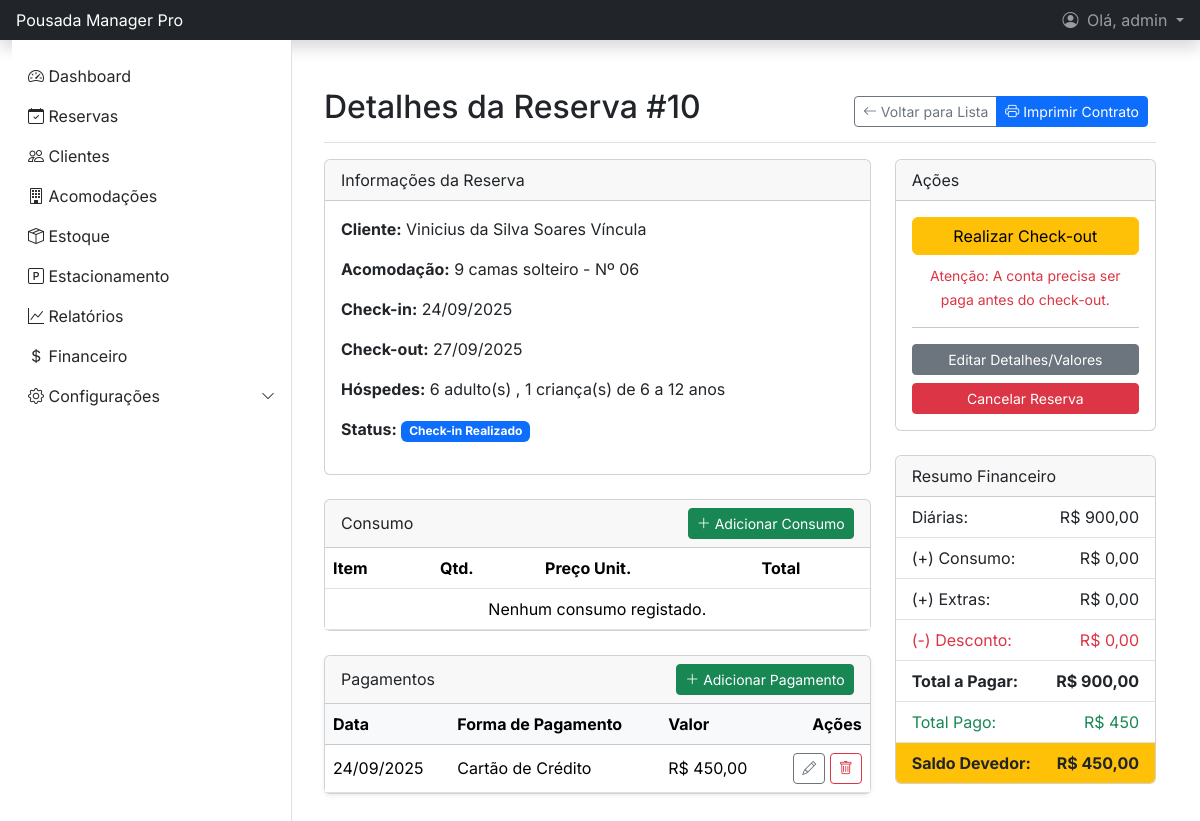
Page /reservas/10/ (signed in) on the committed database.
### gestao/models.py (models this page shows, shortened)
class Reserva(models.Model):
    STATUS_CHOICES = (
        ('pre_reserva', 'Pré-reserva'),
        ('confirmada', 'Confirmada'),
        ('checkin', 'Check-in Realizado'),
        ('checkout', 'Check-out Realizado'),
        ('cancelada', 'Cancelada'),
    )
    cliente = models.ForeignKey(Cliente, on_delete=models.CASCADE, related_name='reservas')
    acomodacao = models.ForeignKey(Acomodacao, on_delete=models.CASCADE, related_name='reservas')
    data_checkin = models.DateField()
    data_checkout = models.DateField()
    data_reserva = models.DateTimeField(auto_now_add=True)
    status = models.CharField(max_length=20, choices=STATUS_CHOICES, default='pre_reserva')
    num_adultos = models.PositiveIntegerField("N° Adultos", default=1, help_text="N° de adultos") # Atualizado 18.09.25
    num_criancas_5 = models.PositiveIntegerField("N° Crianças até 5 anos", default=0, help_text="Crianças até 5 anos") # Atualizado 18.09.25
    num_criancas_12 = models.PositiveIntegerField("N° Crianças de 6 a 12 anos", default=0, help_text="Crianças de 6 a 12 anos") # Atualizado 18.09.25
    valor_total_diarias = models.DecimalField(max_digits=10, decimal_places=2, default=0.0)
    valor_consumo = models.DecimalField(max_digits=10, decimal_places=2, default=0.0)
    desconto = models.DecimalField(max_digits=10, decimal_places=2, default=0.0)
    valor_extra = models.DecimalField(max_digits=10, decimal_places=2, default=0.0, help_text="Taxas ou valores adicionais.")
    valor_total_pago = models.DecimalField(max_digits=10, decimal_places=2, null=True, blank=True)
    def total_a_pagar(self):
        return self.valor_total_diarias + self.valor_consumo - self.desconto + self.valor_extra
    def total_pago(self):
        return self.pagamentos.aggregate(Sum('valor'))['valor__sum'] or 0
    def saldo_devedor(self):
        return self.total_a_pagar() - self.total_pago()

class Cliente(models.Model):
    nome_completo = models.CharField(max_length=150)
    cpf = models.CharField(max_length=14, unique=True, help_text="Formato: 000.000.000-00")
    email = models.EmailField(unique=True, null=True, blank=True)
    telefone = models.CharField(max_length=20)
    data_cadastro = models.DateTimeField(auto_now_add=True)
    data_nascimento = models.DateField(null=True, blank=True) # Atualizado 18.09.25
    cep = models.CharField(max_length=9, null=True, blank=True, help_text="Formato: 00000-000") # Atualizado 18.09.25
    logradouro = models.CharField(max_length=255, null=True, blank=True, verbose_name="Rua/Logradouro") # Atualizado 18.09.25
    numero = models.CharField(max_length=20, null=True, blank=True) # Atualizado 18.09.25
    complemento = models.CharField(max_length=100, null=True, blank=True) # Atualizado 18.09.25
    bairro = models.CharField(max_length=100, null=True, blank=True) # Atualizado 18.09.25
    cidade = models.CharField(max_length=100, null=True, blank=True) # Atualizado 18.09.25
    estado = models.CharField(max_length=2, null=True, blank=True, verbose_name="UF") # Atualizado 18.09.25
    foto = models.ImageField(upload_to='clientes_fotos/', null=True, blank=True, verbose_name="Foto do Cliente") # Atualizado 24.09.25

class Acomodacao(models.Model):
    STATUS_CHOICES = (
        ('disponivel', 'Disponível'),
        ('ocupado', 'Ocupado'),
        ('manutencao', 'Em Manutenção'),
        ('limpeza', 'Limpeza'),
    )
    numero = models.CharField(max_length=10, unique=True)
    tipo = models.ForeignKey(TipoAcomodacao, on_delete=models.PROTECT, related_name='acomodacoes')
    valor_diaria = models.DecimalField(max_digits=10, decimal_places=2)
    descricao = models.TextField(null=True, blank=True)
    capacidade = models.PositiveIntegerField(default=1, help_text="Número máximo de hóspedes.")
    qtd_camas = models.PositiveIntegerField(default=1, help_text="Quantidade de camas no quarto.")
    status = models.CharField(max_length=20, choices=STATUS_CHOICES, default='disponivel')
    def __str__(self):
        return f"{self.tipo.nome} - Nº {self.numero}"

class TipoAcomodacao(models.Model):
    nome = models.CharField(max_length=50, unique=True, help_text="Ex: Suíte Master, Quarto Simples")
    descricao = models.TextField(blank=True)

class Pagamento(models.Model):
    reserva = models.ForeignKey(Reserva, on_delete=models.CASCADE, related_name='pagamentos')
    forma_pagamento = models.ForeignKey(FormaPagamento, on_delete=models.PROTECT)
    valor = models.DecimalField(max_digits=10, decimal_places=2)
    data_pagamento = models.DateTimeField(default=timezone.now)

class FormaPagamento(models.Model):
    nome = models.CharField(max_length=50, unique=True, help_text="Ex: Dinheiro, Cartão de Crédito, PIX")

### gestao/views.py (the view)
# urls.py: path('reservas/<int:pk>/', views.ReservaDetailView.as_view(), name='reserva_detail'),
class ReservaDetailView(LoginRequiredMixin, PermissionRequiredMixin, DetailView):
    permission_required = 'gestao.view_reserva'
    raise_exception = True
    model = Reserva
    template_name = 'gestao/reserva_detail.html'
    context_object_name = 'reserva'

### templates/gestao/reserva_detail.html (shortened to what this page needs)
{% extends 'base.html' %}
{% block content %}
<div class="d-flex justify-content-between flex-wrap flex-md-nowrap align-items-center pt-3 pb-2 mb-3 border-bottom">
    <h1 class="h2">Detalhes da Reserva #{{ reserva.pk }}</h1>
    <div class="btn-group me-2">
        <a href="{% url 'reserva_list' %}" class="btn btn-sm btn-outline-secondary">
            <i class="bi bi-arrow-left"></i> Voltar para Lista
        </a>
        <a href="{% url 'imprimir_contrato_checkin' reserva.pk %}" target="_blank" class="btn btn-sm btn-primary">
            <i class="bi bi-printer"></i> Imprimir Contrato
        </a>
    </div>
</div>
<div class="row">
    <div class="col-md-8">
        <div class="card mb-4">
            <div class="card-header">Informações da Reserva</div>
            <div class="card-body">
                <p><strong>Cliente:</strong> {{ reserva.cliente.nome_completo }}</p>
                <p><strong>Acomodação:</strong> {{ reserva.acomodacao }}</p>
                <p><strong>Check-in:</strong> {{ reserva.data_checkin|date:"d/m/Y" }}</p>
                <p><strong>Check-out:</strong> {{ reserva.data_checkout|date:"d/m/Y" }}</p>
                <p><strong>Hóspedes:</strong>
                    {{ reserva.num_adultos }} adulto(s)
                    {% if reserva.num_criancas_12 > 0 %}
                        , {{ reserva.num_criancas_12 }} criança(s) de 6 a 12 anos
                    {% endif %}
                </p>
                <p><strong>Status:</strong> <span class="badge bg-primary">{{ reserva.get_status_display }}</span></p>
            </div>
        </div>
        <div class="card mb-4">
            <div class="card-header d-flex justify-content-between align-items-center">Consumo
                {% if reserva.status == 'checkin' %}<a href="{% url 'consumo_add' reserva.pk %}" class="btn btn-sm btn-success"><i class="bi bi-plus-lg"></i> Adicionar Consumo</a>{% endif %}
            </div>
            <div class="card-body p-0"><table class="table mb-0"><thead><tr><th>Item</th><th>Qtd.</th><th>Preço Unit.</th><th>Total</th></tr></thead><tbody>{% for consumo in reserva.consumos.all %}<tr><td>{{ consumo.item.nome }}</td><td>{{ consumo.quantidade }}</td><td>R$ {{ consumo.preco_unitario }}</td><td>R$ {{ consumo.total }}</td></tr>{% empty %}<tr><td colspan="4" class="text-center">Nenhum consumo registado.</td></tr>{% endfor %}</tbody></table></div>
        </div>
        <div class="card shadow-sm mb-4">
            <div class="card-header d-flex justify-content-between align-items-center">Pagamentos
                {% if perms.gestao.add_pagamento %}
                    <a href="{% url 'pagamento_add' reserva.pk %}" class="btn btn-sm btn-success">
                        <i class="bi bi-plus-lg"></i> Adicionar Pagamento
                    </a>
                {% endif %}
            </div>
            <div class="card-body p-0">
                <table class="table mb-0 align-middle">
                    <thead class="table-light">
                        <tr>
                            <th>Data</th>
                            <th>Forma de Pagamento</th>
                            <th>Valor</th>
                            <th class="text-end">Ações</th> </tr>
                    </thead>
                    <tbody>
                        {% for pagamento in reserva.pagamentos.all %}
                        <tr>
                            <td>{{ pagamento.data_pagamento|date:"d/m/Y" }}</td>
                            <td>{{ pagamento.forma_pagamento.nome }}</td>
                            <td>R$ {{ pagamento.valor|floatformat:2 }}</td>
                            <td class="text-end">
                                {% if perms.gestao.change_pagamento %}
                                <a href="{% url 'pagamento_edit' pagamento.pk %}" class="btn btn-sm btn-outline-secondary" data-bs-toggle="tooltip" title="Editar"><i class="bi bi-pencil"></i></a>
                                {% endif %}
                                {% if perms.gestao.delete_pagamento %}
                                <a href="{% url 'pagamento_delete' pagamento.pk %}" class="btn btn-sm btn-outline-danger" data-bs-toggle="tooltip" title="Excluir"><i class="bi bi-trash"></i></a>
                                {% endif %}
                            </td>
                        </tr>
                        {% empty %}
                        <tr><td colspan="4" class="text-center text-muted py-3">Nenhum pagamento registado.</td></tr>
                        {% endfor %}
                    </tbody>
                </table>
            </div>
        </div>
    </div>
    <div class="col-md-4">
        <div class="card mb-4">
            <div class="card-header">Ações</div>
            <div class="card-body text-center">
                {% if reserva.status == 'confirmada' %}
                    <form action="{% url 'fazer_checkin' reserva.pk %}" method="post" class="d-grid">
                        {% csrf_token %}
                        <button type="submit" class="btn btn-success">Realizar Check-in</button>
                    </form>
                {% elif reserva.status == 'checkin' %}
                    <form action="{% url 'fazer_checkout' reserva.pk %}" method="post" class="d-grid mb-2">
                        <button type="submit" class="btn btn-warning">Realizar Check-out</button>
                    </form>
                    {% if reserva.saldo_devedor > 0 %}
                        <small class="text-danger">Atenção: A conta precisa ser paga antes do check-out.</small>
                    {% endif %}
                {% else %}
                    <p class="text-muted">Nenhuma ação principal disponível para este status.</p>
                {% endif %}
                <hr>
                <div class="d-grid gap-2">
                    <a href="{% url 'reserva_edit' reserva.pk %}" class="btn btn-secondary btn-sm">Editar Detalhes/Valores</a>
                    {% if reserva.status != 'cancelada' and reserva.status != 'checkout' %}
                        <a href="{% url 'reserva_delete' reserva.pk %}" class="btn btn-danger btn-sm">Cancelar Reserva</a>
                    {% endif %}
                </div>
            </div>
        </div>
        <div class="card">
            <div class="card-header">Resumo Financeiro</div>
            <ul class="list-group list-group-flush">
                <li class="list-group-item d-flex justify-content-between"><span>Diárias:</span> <span>R$ {{ reserva.valor_total_diarias }}</span></li>
                <li class="list-group-item d-flex justify-content-between"><span>(+) Consumo:</span> <span>R$ {{ reserva.valor_consumo }}</span></li>
                <li class="list-group-item d-flex justify-content-between"><span>(+) Extras:</span> <span>R$ {{ reserva.valor_extra }}</span></li>
                <li class="list-group-item d-flex justify-content-between text-danger"><span>(-) Desconto:</span> <span>R$ {{ reserva.desconto }}</span></li>
                <li class="list-group-item d-flex justify-content-between fw-bold"><span>Total a Pagar:</span> <span>R$ {{ reserva.total_a_pagar }}</span></li>
                <li class="list-group-item d-flex justify-content-between text-success"><span>Total Pago:</span> <span>R$ {{ reserva.total_pago }}</span></li>
                <li class="list-group-item d-flex justify-content-between fw-bold {% if reserva.saldo_devedor > 0 %}bg-warning{% else %}bg-light{% endif %}">
                    <span>Saldo Devedor:</span> <span>R$ {{ reserva.saldo_devedor }}</span>
                </li>
            </ul>
        </div>
    </div>
</div>
{% endblock %}

### templates/base.html (shortened to what this page needs)
{% load static %} <!doctype html>
<html lang="pt-br">
<head>
    <link href="https://cdn.jsdelivr.net/npm/bootstrap@5.3.3/dist/css/bootstrap.min.css" rel="stylesheet">
    <link rel="stylesheet" href="https://cdn.jsdelivr.net/npm/bootstrap-icons@1.11.3/font/bootstrap-icons.min.css">
</head>
<body>
<header class="navbar navbar-dark bg-dark sticky-top flex-md-nowrap p-0 shadow">
    <a class="navbar-brand col-md-3 col-lg-2 me-0 px-3 fs-6" href="{% url 'dashboard' %}">
        Pousada Manager Pro
    </a>
    <div class="navbar-nav ms-auto">
        {% if user.is_authenticated %}
            <div class="nav-item dropdown">
                <a class="nav-link dropdown-toggle px-3" href="#" role="button" data-bs-toggle="dropdown" aria-expanded="false">
                    <i class="bi bi-person-circle me-1"></i>
                    Olá, {{ request.user.first_name|default:request.user.username }}
                </a>
            </div>
        {% else %}
            <div class="nav-item text-nowrap">
                <a class="nav-link px-3" href="{% url 'login' %}">Entrar (Login)</a>
            </div>
        {% endif %}
    </div>
</header>
<div class="container-fluid main-container">
    <div class="offcanvas offcanvas-start sidebar" tabindex="-1" id="sidebarMenu">
        <div class="offcanvas-body p-0">
            <ul class="nav flex-column pt-3">
                <li class="nav-item"><a class="nav-link" href="{% url 'dashboard' %}"><i class="bi bi-speedometer2"></i> Dashboard</a></li>
                <li class="nav-item"><a class="nav-link" href="{% url 'reserva_list' %}"><i class="bi bi-calendar-check"></i> Reservas</a></li>
                <li class="nav-item"><a class="nav-link" href="{% url 'cliente_list' %}"><i class="bi bi-people"></i> Clientes</a></li>
                <li class="nav-item"><a class="nav-link" href="{% url 'acomodacao_list' %}"><i class="bi bi-building"></i> Acomodações</a></li>
                <li class="nav-item"><a class="nav-link" href="{% url 'item_estoque_list' %}"><i class="bi bi-box-seam"></i> Estoque</a></li>
                <li class="nav-item"><a class="nav-link" href="{% url 'vaga_estacionamento_list' %}"><i class="bi bi-p-square"></i> Estacionamento</a></li>
                <li class="nav-item"><a class="nav-link" href="{% url 'relatorio_acomodacoes' %}"><i class="bi bi-graph-up"></i> Relatórios</a></li>
                {% if perms.auth.change_user %}
                <li class="nav-item"><a class="nav-link" href="{% url 'financeiro' %}"><i class="bi bi-currency-dollar"></i> Financeiro</a></li>
                {% endif %}
                <li class="nav-item">
                    <a class="nav-link d-flex justify-content-between align-items-center" data-bs-toggle="collapse" href="#configuracoesSubmenu" role="button" aria-expanded="false" aria-controls="configuracoesSubmenu">
                        <span><i class="bi bi-gear"></i> Configurações</span>
                        <i class="bi bi-chevron-down small"></i>
                    </a>
                </li>
            </ul>
        </div>
    </div>
    <main class="content">
        {% block content %}
        {% endblock %}
    </main>
</div>
</body>
</html>

### templates/base.html (style rules this page uses)
body { display: flex; min-height: 100vh; flex-direction: column; font-family: 'Inter', sans-serif; }
.main-container { display: flex; flex: 1; }
.content { flex: 1; padding: 2rem; }
.sidebar .nav-link { color: #272727; }
@media (min-width: 768px) { #sidebarMenu { position: relative !important; transform: none !important; visibility: visible !important; border-right: 1px solid #dee2e6; width: 280px !important; top: 0; height: auto; } }

### rows in the picture
Reserva: pk "10", cliente.nome_completo "Vinicius da Silva Soares Víncula", acomodacao "9 camas solteiro - Nº 06", data_checkin "24/09/2025", data_checkout "27/09/2025", num_adultos "6", num_criancas_12 "1", status "Check-in Realizado", valor_total_diarias "900,00", valor_consumo "0,00", valor_extra "0,00", desconto "0,00", total_a_pagar "900,00", total_pago "450", saldo_devedor "450,00"
Pagamento: data_pagamento "24/09/2025", forma_pagamento.nome "Cartão de Crédito", valor "450,00"

### other values in the picture
{{ request.user.first_name|default:request.user.username }} "admin"
